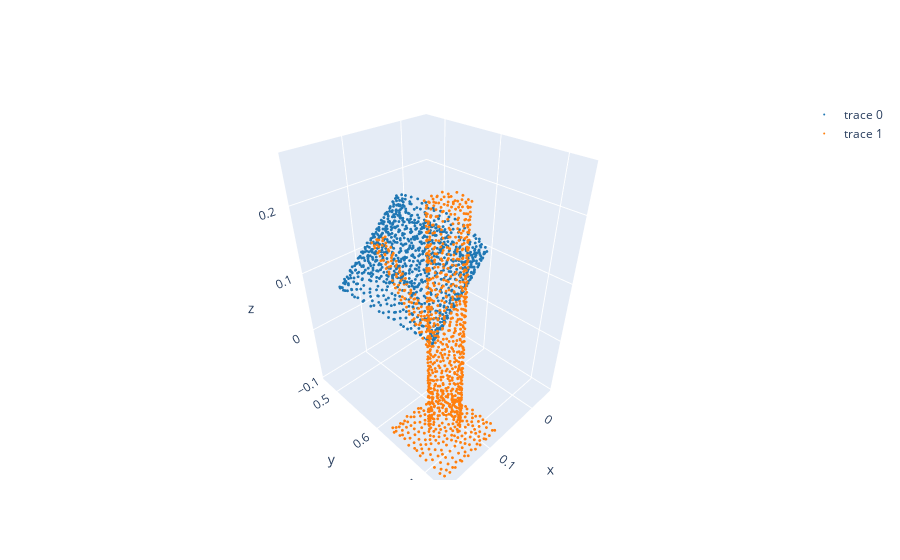

Notebook source saved alongside this figure:
### Code cell
plot_multi([T_pred_transform.transform_points(points_action),
           points_anchor])

### Figure 1 — Plotly figure (JSON) as saved in the notebook; plotly's stock layout.template omitted (floating-point values rounded to 4 significant figures; data arrays with more than 128 entries replaced by an {"elided": "..."} marker saying what was removed)
{"data": [{"marker": {"color": "#1f77b4", "size": 1, "symbol": "circle"}, "mode": "markers", "type": "scatter3d", "x": {"elided": "1024 float values"}, "y": {"elided": "1024 float values"}, "z": {"elided": "1024 float values"}}, {"marker": {"color": "#ff7f0e", "size": 1, "symbol": "circle"}, "mode": "markers", "type": "scatter3d", "x": {"elided": "1024 float values"}, "y": {"elided": "1024 float values"}, "z": {"elided": "1024 float values"}}], "layout": {"scene": {"aspectmode": "data"}}}
